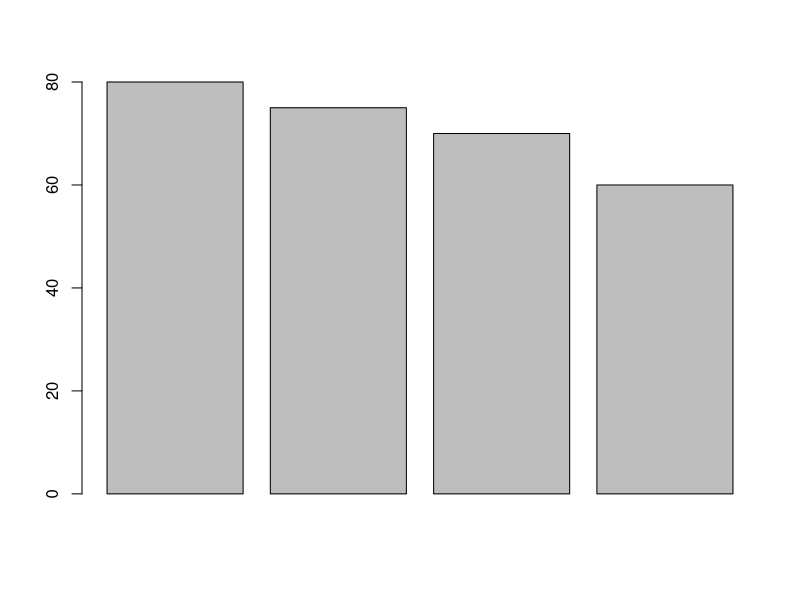
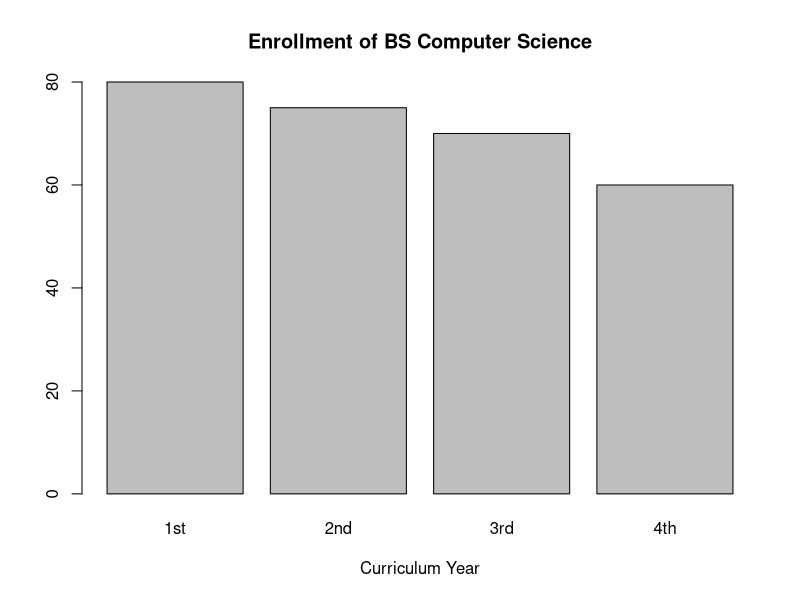
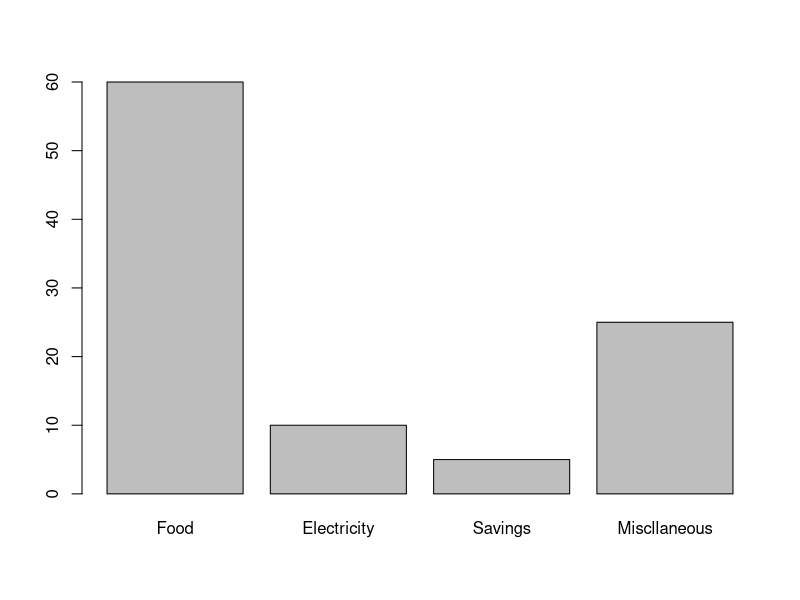
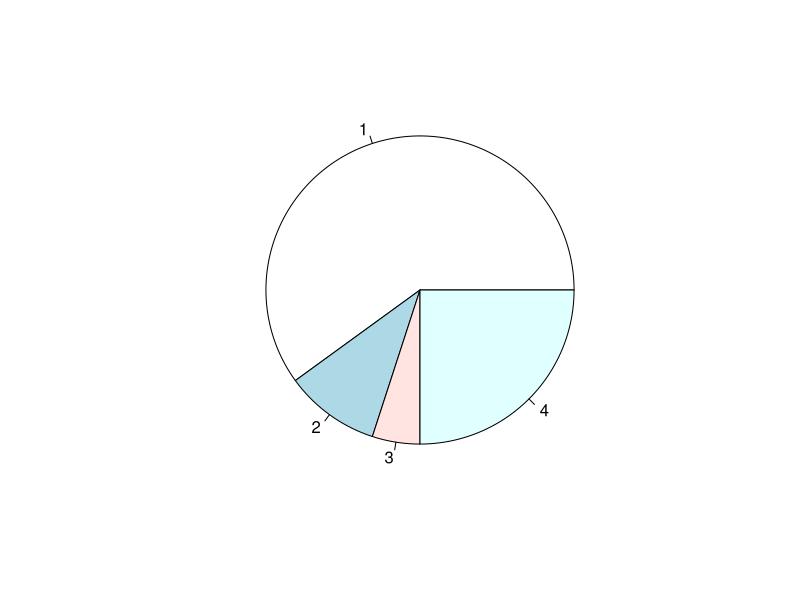
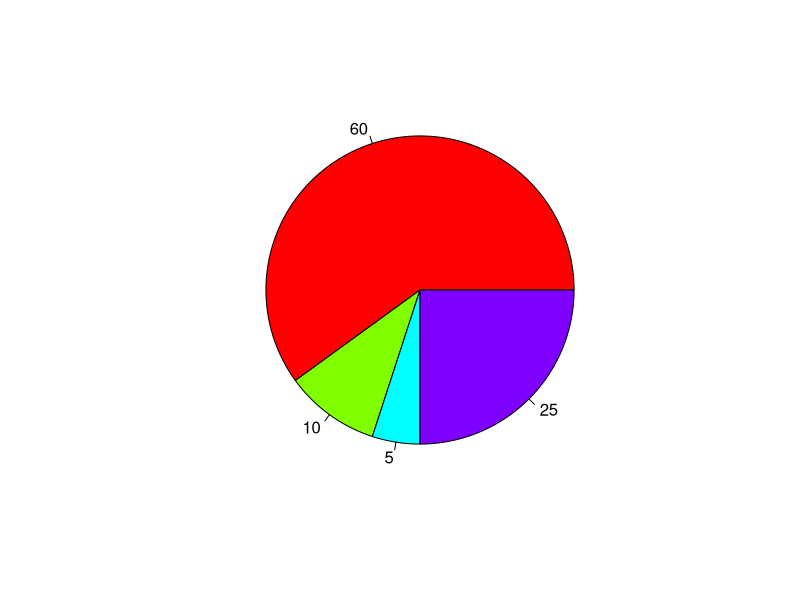
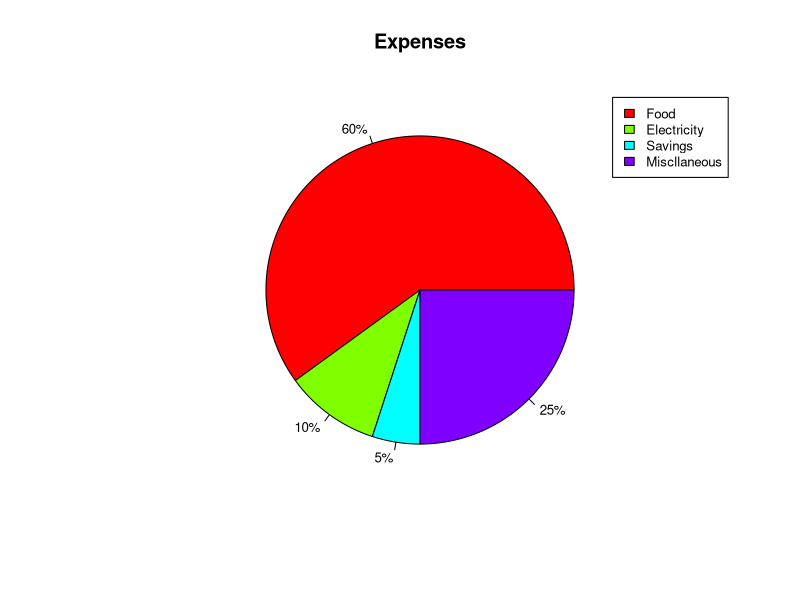
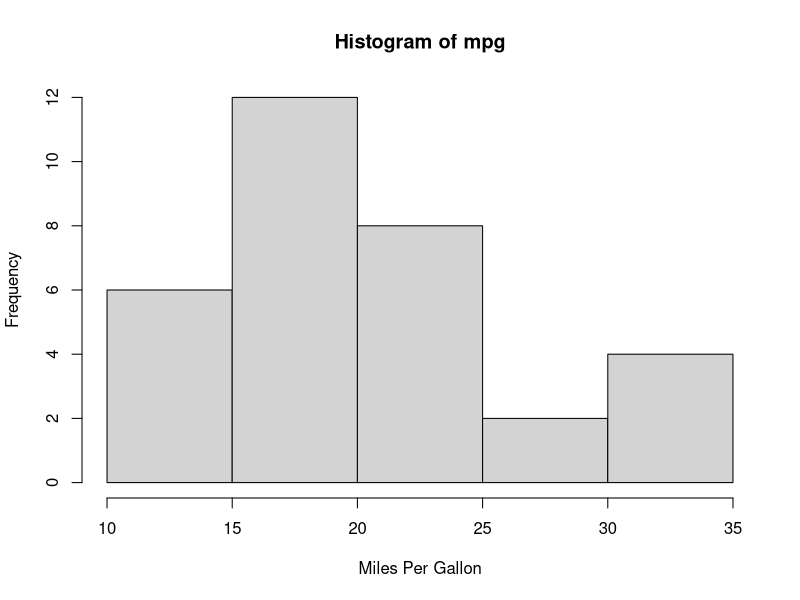
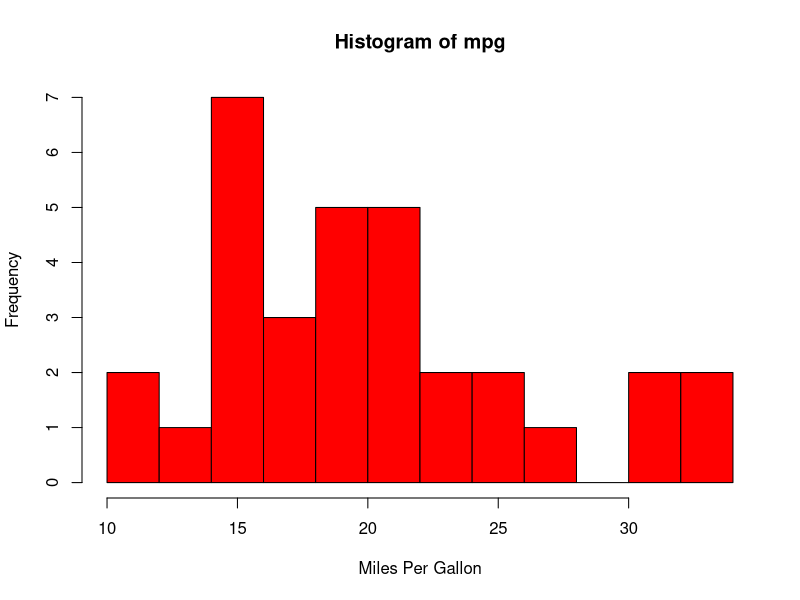

The R source for these figures, in order:
## ---- chunk 1
knitr::opts_chunk$set(echo = TRUE)
## ---- chunk 2
x2019_2020 <- c(80,75,70,60)
numb_1a <- barplot(x2019_2020)
numb_1a
## ---- chunk 3
course <- c("1st","2nd","3rd","4th")
numb_1b <- barplot(x2019_2020,
        main = "Enrollment of BS Computer Science",
        xlab = "Curriculum Year", names.arg = course)
## ---- chunk 4
num2a <- data.frame(
  expenses = c("Food", "Electricity", "Savings", "Miscllaneous"),
  Percentage = c(60,10,5,25)
)
num2a
expenses <- c(60,10,5,25)
barplot(expenses,names.arg = c("Food", "Electricity", "Savings", "Miscllaneous"))
## ---- chunk 5
pie(expenses)
numb2b <- pie(expenses,
    col = rainbow(length(expenses)),
    labels = c(60,10,5,25))
## ---- chunk 6
ex_labels <- round(expenses/sum(expenses) * 100, 1)
ex_labels <- paste(ex_labels,"%",sep = "")
pie(expenses, main = "Expenses",col=rainbow(length(expenses)),labels = ex_labels,cex=0.8)
legend(1, c("Food", "Electricity", "Savings", "Miscllaneous"),
           cex = 0.8,fill = rainbow((length(expenses))))
## ---- chunk 7
data("mtcars")
numb3 <- mtcars$mpg
## ---- chunk 8
numb3a <-hist(numb3, xlab="Miles Per Gallon",
              main="Histogram of mpg")
## ---- chunk 9
numb3b <-hist(numb3, breaks=12, col="red", xlab="Miles Per Gallon",
              main="Histogram of mpg")
## ---- chunk 10
numb3c <-hist(numb3, breaks=12, col="red", xlab="Miles Per Gallon",
        main="Histogram with Normal Curve")
xfit<-seq(min(numb3),max(numb3),length=40)
yfit<-dnorm(xfit,mean=mean(numb3),sd=sd(numb3))
yfit <- yfit*diff(numb3c$mids[1:2])*length(numb3)
lines(xfit, yfit, col="blue", lwd=2)
## ---- chunk 11
data("iris")
set <- subset(iris, Species == "setosa")
ver <- subset(iris, Species == "versicolor")
vir <- subset(iris, Species == "virginica")
## ---- chunk 12
set <- subset(iris, Species == "setosa")
setosa <- colMeans(set[sapply(set,is.numeric)])
setosa
ver <- subset(iris, Species == "versicolor")
versicolor <- colMeans(ver[sapply(ver,is.numeric)])
versicolor
vir <- subset(iris, Species == "virginica")
virginica <- colMeans(vir[sapply(vir,is.numeric)])
virginica
## ---- chunk 13
trans3 <- rbind(setosa,
                versicolor,
                virginica)
trans3
## ---- chunk 14
barplot(trans3, beside = TRUE,
        main = "Iris Mean",
        xlab = "Characteristics",
        ylab = "Mean Scores",
        col = c("red","green","blue"))
